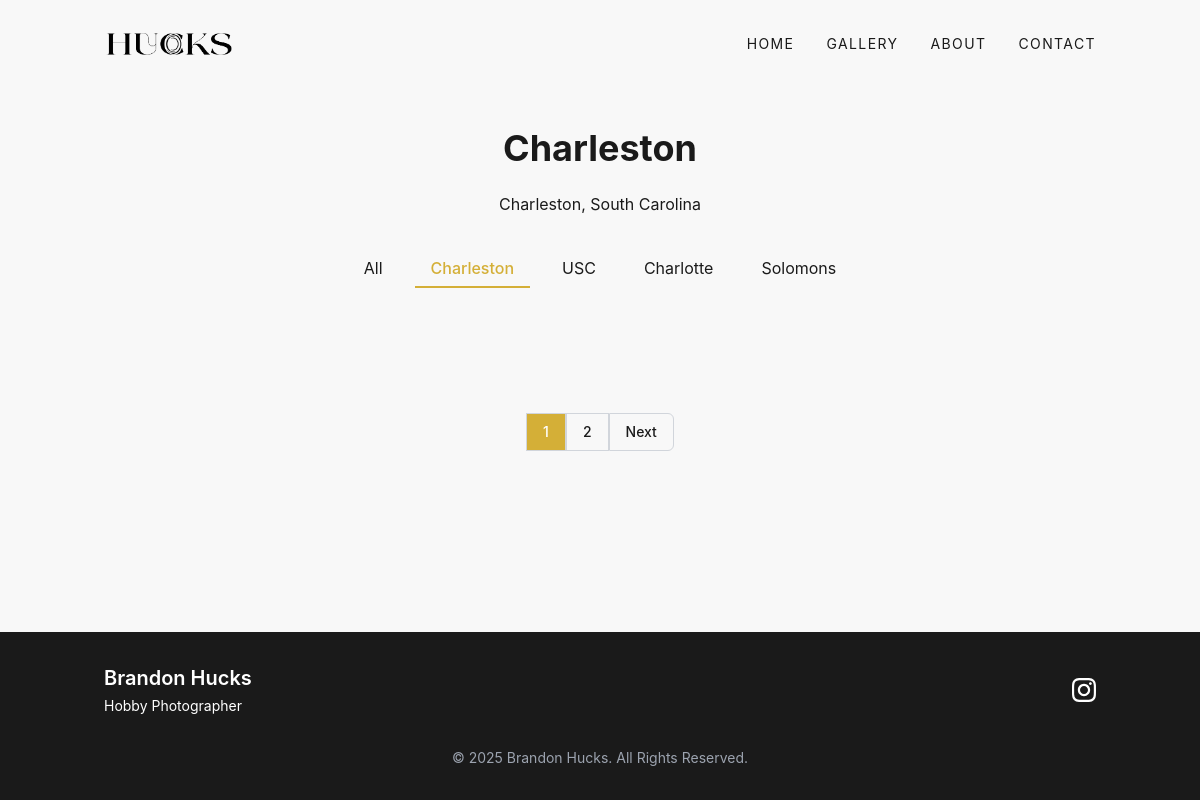
The app's page /gallery/category/charleston/ with its own data.
### portfolio/models.py (models this page shows, shortened)
class Category(models.Model):
    name = models.CharField(max_length=100)
    description = models.TextField(blank=True)
    slug = models.SlugField(unique=True, blank=True)
    class Meta:
        verbose_name_plural = "Categories"

### portfolio/views.py (the view)
# urls.py: path('gallery/', views.GalleryView.as_view(), name='gallery'),
class GalleryView(ListView):
    model = Photo
    template_name = 'portfolio/gallery.html'
    context_object_name = 'photos'
    paginate_by = 12
    def get_queryset(self):
        queryset = Photo.objects.all().order_by('?')
        category_slug = self.kwargs.get('category_slug')
        if category_slug:
            category = get_object_or_404(Category, slug=category_slug)
            queryset = queryset.filter(categories=category)
        return queryset
    def get_context_data(self, **kwargs):
        context = super().get_context_data(**kwargs)
        context['categories'] = Category.objects.all()
        category_slug = self.kwargs.get('category_slug')
        if category_slug:
            context['current_category'] = get_object_or_404(Category, slug=category_slug)
        return context

### portfolio/templates/portfolio/gallery.html (shortened to what this page needs)
{% extends 'portfolio/base.html' %}
{% block content %}
<div class="container mx-auto px-4">
    <header class="py-8 text-center">
        <h1 class="text-4xl font-bold mb-6">
            {% if current_category %}
                {{ current_category.name }}
            {% else %}
                Photography Gallery
            {% endif %}
        </h1>
        {% if current_category %}
            <p class="max-w-3xl mx-auto mb-8">{{ current_category.description }}</p>
        {% endif %}
        <div class="flex flex-wrap justify-center gap-4 mt-8">
            <a href="{% url 'portfolio:gallery' %}" class="category-filter relative px-4 py-2 {% if not current_category %}text-photo-accent font-medium{% endif %}">
                All
            </a>
            {% for category in categories %}
            <a href="{% url 'portfolio:category_gallery' category.slug %}" class="category-filter relative px-4 py-2 {% if current_category.id == category.id %}text-photo-accent font-medium{% endif %}">
                {{ category.name }}
                {% if current_category.id == category.id %}
                <div class="absolute bottom-0 left-0 w-full h-0.5 bg-photo-accent"></div>
                {% else %}
                <div class="hover-line absolute bottom-0 left-0 w-0 h-0.5 bg-photo-accent transition-all duration-300"></div>
                {% endif %}
            </a>
            {% endfor %}
        </div>
    </header>
    <div class="masonry-grid">
    </div>
    {% if is_paginated %}
    <div class="flex justify-center my-12">
        <div class="inline-flex">
            {% for num in page_obj.paginator.page_range %}
                {% if page_obj.number == num %}
                <span class="px-4 py-2 border border-gray-300 bg-photo-accent text-white text-sm font-medium">
                    {{ num }}
                </span>
                {% elif num > page_obj.number|add:'-3' and num < page_obj.number|add:'3' %}
                <a href="?page={{ num }}" class="px-4 py-2 border border-gray-300 text-sm font-medium hover:bg-gray-50">
                    {{ num }}
                </a>
                {% endif %}
            {% endfor %}
            {% if page_obj.has_next %}
            <a href="?page={{ page_obj.next_page_number }}" class="px-4 py-2 border border-gray-300 text-sm font-medium rounded-r-md hover:bg-gray-50">
                Next
            </a>
            {% endif %}
        </div>
    </div>
    {% endif %}
</div>
{% endblock %}

### portfolio/templates/portfolio/base.html (style rules this page uses)
.masonry-grid { display: grid; grid-template-columns: repeat(auto-fill, minmax(300px, 1fr)); grid-gap: 15px; grid-auto-rows: 0; }

### records on screen
Category: name "Charleston", description "Charleston, South Carolina"
Category: name "USC"
Category: name "Charlotte"
Category: name "Solomons"

### other values on screen
{{ num }} "1"
{{ num }} "2"
